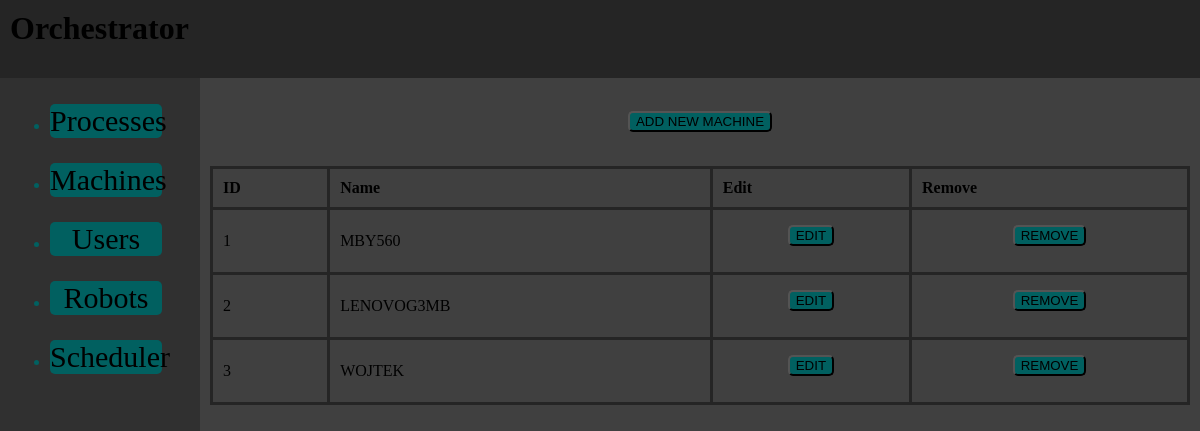
The page /machines_view/ on the database its author committed.
### orchestrator_app/models.py (models this page shows, shortened)
class Machine(models.Model):
    machine_name = models.CharField(max_length=100, unique=True)

### orchestrator_app/views.py (the view)
# urls.py: path('machines_view/', views.machines_view, name='machines-view'),
def machines_view(request):
    machines = Machine.objects.all()
    return render(request, 'orchestrator_app/machines.html', {'machines': machines})

### orchestrator_app/templates/orchestrator_app/machines.html (shortened to what this page needs)
{% extends 'orchestrator_app/base.html' %}
{% block content%}
    <br>
    <form action="{% url 'new-machine' %}" method="post">
        <button type="submit" class="btn btn-primary">ADD NEW MACHINE</button>
    </form>
    <br>
    <table>
        <thead>
            <tr>
                <th>ID</th>
                <th>Name</th>
                <th>Edit</th>
                <th>Remove</th>
            </tr>
        </thead>
        <tbody>
            {% for machine in machines %}
            <tr>
                <td>{{ machine.id }}</td>
                <td>{{ machine.machine_name }}</td>
                <td><form action="{% url 'edit-machine' machine.id %}" method="get">
                    <button type="submit" class="btn btn-primary">EDIT</button>
                    </form>
                </td>
                <td><form action="{% url 'remove-machine' machine.id %}" method="post">
                    <button type="submit" class="btn btn-primary">REMOVE</button>
                    </form>
                </td>
            </tr>
            {% endfor %}
        </tbody>
    </table>
{% endblock %}

### orchestrator_app/static/orchestrator_app/css/styles.css (style rules this page uses)
html, body { background-color: #252525; height: 100%; margin: 0; padding: 0; }
table { width: 100%; border-collapse: collapse; }
th, td { border: 3px solid #252525; padding: 10px; text-align: left; }
.btn { display: block; margin: 5 auto; border-radius: 5px; background-color: #016060; border: 1; }

### rows shown on the page
Machine: id "1", machine_name "MBY560"
Machine: id "2", machine_name "LENOVOG3MB"
Machine: id "3", machine_name "WOJTEK"
